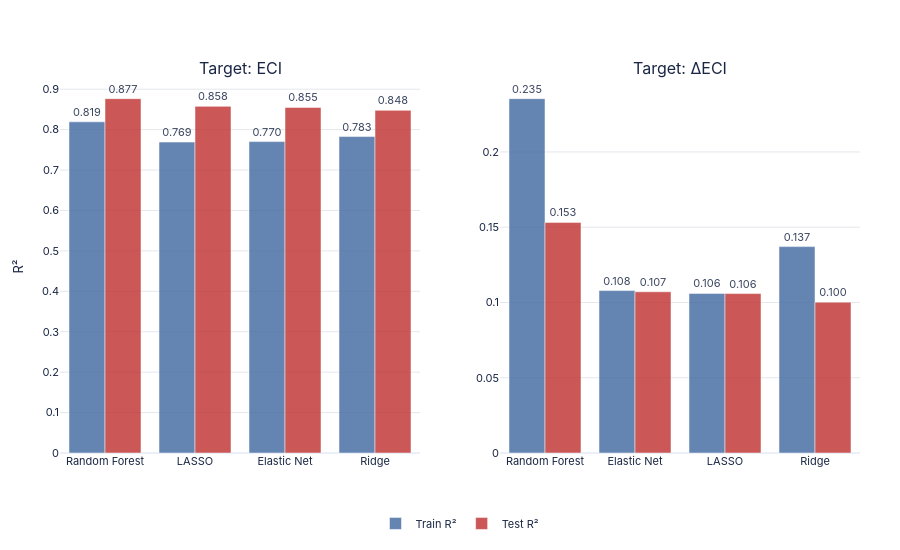

The notebook cell this image was saved under:
### Markdown cell above
## 6. Visualisations — Interactive (Plotly)

Five interactive charts matching the static charts above.

### Code cell
# ── [A] Train vs Test R² ─────────────────────────────────────────────────────
print("[A] OOS R² comparison...")
figA = make_subplots(rows=1, cols=2, subplot_titles=['Target: ECI', 'Target: ΔECI'],
                     horizontal_spacing=0.1)
for col, perf in enumerate([perf_level, perf_delta], 1):
    figA.add_trace(go.Bar(name='Train R²', x=perf['Model'], y=perf['Train R²'],
                          marker_color=PALETTE['blue'], opacity=0.85,
                          text=[f'{v:.3f}' for v in perf['Train R²']], textposition='outside',
                          showlegend=(col==1)), row=1, col=col)
    figA.add_trace(go.Bar(name='Test R²',  x=perf['Model'], y=perf['Test R²'],
                          marker_color=PALETTE['red'],  opacity=0.85,
                          text=[f'{v:.3f}' for v in perf['Test R²']],  textposition='outside',
                          showlegend=(col==1)), row=1, col=col)
    figA.update_yaxes(title_text='R²' if col==1 else '',
                      gridcolor=STYLE['grid_color'], row=1, col=col)
figA.update_layout(**base_layout(barmode='group', height=STYLE['chart_height'],
                                  legend=dict(orientation='h', y=-0.15, x=0.5, xanchor='center',
                                              font=dict(size=STYLE['legend_size'])),
                                  margin=dict(l=60, r=40, t=80, b=80)))
save_chart(figA, os.path.join(OUT, 'OOS_R2_interactive'))


# ── [B] Prediction intervals ──────────────────────────────────────────────────
print("\n[B] Prediction intervals...")
plot_s  = interval_df.sort_values('Actual').reset_index(drop=True)
xlabels = plot_s.apply(lambda r: f"{r['Country Code']} {int(r['Year'])}", axis=1)

figB = go.Figure()
figB.add_trace(go.Scatter(
    x=list(range(len(plot_s))) + list(range(len(plot_s)))[::-1],
    y=plot_s['Q90'].tolist() + plot_s['Q10'].tolist()[::-1],
    fill='toself', fillcolor='rgba(74,111,165,0.2)',
    line=dict(color='rgba(0,0,0,0)'), hoverinfo='skip', name='80% band'))
figB.add_trace(go.Scatter(x=list(range(len(plot_s))), y=plot_s['Q50'],
    mode='lines', line=dict(color=PALETTE['blue'], width=2), name='Median (Q50)'))
for mask, color, sym, lbl in [
    (plot_s['In_Band'],  PALETTE['green'], 'circle',  'In band'),
    (~plot_s['In_Band'], PALETTE['red'],   'diamond', 'Out of band'),
]:
    figB.add_trace(go.Scatter(
        x=plot_s.index[mask].tolist(), y=plot_s.loc[mask, 'Actual'],
        mode='markers', marker=dict(color=color, size=7 if lbl=='In band' else 9, symbol=sym, opacity=0.85),
        name=f'Actual ({lbl})',
        hovertemplate='%{text}<br>Actual: %{y:.3f}<extra></extra>',
        text=xlabels[mask].tolist()))
figB.update_layout(**base_layout(
    xaxis=dict(title='Observations (sorted by actual)', showticklabels=False,
               gridcolor=STYLE['grid_color']),
    yaxis=dict(title='ECI', gridcolor=STYLE['grid_color']),
    annotations=[dict(text=f"Coverage: {coverage:.1%}  |  Avg width: {avg_width:.4f}",
                      xref='paper', yref='paper', x=0.01, y=0.99, showarrow=False,
                      font=dict(size=11, color='#555'),
                      bgcolor='rgba(250,250,250,0.9)', bordercolor='#ddd', borderwidth=1, borderpad=6)],
    legend=dict(font=dict(size=STYLE['legend_size']), bgcolor='rgba(250,250,250,0.9)',
                bordercolor='#e5e7eb', borderwidth=1)))
save_chart(figB, os.path.join(OUT, 'PredictionIntervals_interactive'))


# ── [C] VIF interactive ───────────────────────────────────────────────────────
print("\n[C] VIF chart (interactive)...")
vif_plot = vif_data.copy()
vif_plot['Short'] = vif_plot['Feature'].apply(shorten)
vif_plot = vif_plot.sort_values('VIF', ascending=True).reset_index(drop=True)
colors_vif = [PALETTE['red'] if v > 10 else PALETTE['blue'] for v in vif_plot['VIF']]

figC = go.Figure(go.Bar(
    y=vif_plot['Short'], x=vif_plot['VIF'], orientation='h',
    marker=dict(color=colors_vif, line=dict(color='#1a2744', width=0.5)),
    text=[f'{v:.1f}' for v in vif_plot['VIF']], textposition='outside',
    textfont=dict(size=STYLE['annotation_size'], color=STYLE['title_color']),
))
figC.add_vline(x=10, line=dict(color=PALETTE['red'],    width=2,   dash='dash'),
               annotation_text='VIF = 10', annotation_position='right',
               annotation_font=dict(size=STYLE['annotation_size'], color=PALETTE['red']))
figC.add_vline(x=5,  line=dict(color=PALETTE['orange'], width=1.5, dash='dot'),
               annotation_text='VIF = 5',  annotation_position='right',
               annotation_font=dict(size=STYLE['annotation_size'], color=PALETTE['orange']))
figC.update_layout(**base_layout(height=STYLE['chart_height_tall'], margin=STYLE['margin_bar'],
                                  xaxis=dict(title=dict(text='Variance Inflation Factor',
                                                        font=dict(size=STYLE['axis_title_size'])),
                                             gridcolor=STYLE['grid_color'], gridwidth=STYLE['grid_width'],
                                             range=[0, max(vif_plot['VIF'].max()*1.15, 12)]),
                                  yaxis=dict(tickfont=dict(size=STYLE['tick_size'])),
                                  showlegend=False))
save_chart(figC, os.path.join(OUT, 'VIF_model2_resource_rich_interactive'), width=1100, height=700)


# ── [D] Model Agreement interactive ──────────────────────────────────────────
print("\n[D] Model agreement (interactive)...")
top12_r = top12.iloc[::-1].reset_index(drop=True)
figD = go.Figure()
for _, row in top12_r.iterrows():
    vals = [row['LASSO'], row['Ridge'], row['Elastic Net']]
    figD.add_trace(go.Scatter(x=[min(vals), max(vals)], y=[row['Short'], row['Short']],
                               mode='lines', line=dict(color='#aab0b8', width=3),
                               showlegend=False, hoverinfo='skip'))
for mname, sym, col in [('LASSO','circle',PALETTE['red']),('Ridge','square',PALETTE['blue']),('Elastic Net','triangle-up',PALETTE['green'])]:
    figD.add_trace(go.Scatter(x=top12_r[mname], y=top12_r['Short'], mode='markers',
                               marker=dict(symbol=sym, size=12, color=col, line=dict(color='#1a2744', width=1)),
                               name=mname, hovertemplate='%{y}: %{x:.3f}<extra>' + mname + '</extra>'))
figD.update_layout(**base_layout(height=STYLE['chart_height'], margin=STYLE['margin_bar'],
                                  xaxis=dict(title=dict(text='Normalised Feature Importance',
                                                        font=dict(size=STYLE['axis_title_size'])),
                                             gridcolor=STYLE['grid_color'], gridwidth=STYLE['grid_width'],
                                             range=[-0.02, top12[['LASSO','Ridge','Elastic Net']].max().max()+0.08]),
                                  yaxis=dict(tickfont=dict(size=STYLE['tick_size'])),
                                  legend=dict(font=dict(size=STYLE['legend_size']),
                                              yanchor='bottom', y=0.02, xanchor='right', x=0.98,
                                              bgcolor='rgba(250,250,250,0.95)', bordercolor='#e5e7eb', borderwidth=1)))
save_chart(figD, os.path.join(OUT, 'ModelAgreement_model2_resource_rich_interactive'), width=1100, height=600)


# ── [E] RF importance interactive ─────────────────────────────────────────────
print("\n[E] RF importance (interactive)...")
def lerp_color(t, c_lo=(230,185,128), c_hi=(180,80,40)):
    return f'rgb({int(c_lo[0]+(c_hi[0]-c_lo[0])*t)},{int(c_lo[1]+(c_hi[1]-c_lo[1])*t)},{int(c_lo[2]+(c_hi[2]-c_lo[2])*t)})'

rf_top_r       = rf_top.iloc[::-1].reset_index(drop=True)
norm_vals_r    = (rf_top_r['Importance'] / rf_top_r['Importance'].max()).values
bar_colors_rf  = [lerp_color(v) for v in norm_vals_r]

figE = go.Figure(go.Bar(
    y=[shorten(f) for f in rf_top_r['Feature']], x=rf_top_r['Importance'], orientation='h',
    marker=dict(color=bar_colors_rf, line=dict(color='#1a2744', width=0.5)),
    text=[f'{v:.4f}' for v in rf_top_r['Importance']], textposition='outside',
    textfont=dict(size=STYLE['annotation_size'], color=STYLE['title_color']),
))
figE.update_layout(**base_layout(height=STYLE['chart_height_tall'], margin=STYLE['margin_bar'],
                                  xaxis=dict(title=dict(text='Mean Decrease in Impurity',
                                                        font=dict(size=STYLE['axis_title_size'])),
                                             gridcolor=STYLE['grid_color'], gridwidth=STYLE['grid_width'],
                                             range=[0, rf_top['Importance'].max()*1.22]),
                                  yaxis=dict(tickfont=dict(size=STYLE['tick_size'])),
                                  showlegend=False,
                                  annotations=[dict(text=f"OOB R²={rf.oob_score_:.3f}  |  200 trees  |  max_depth=4",
                                                    xref='paper', yref='paper', x=0.98, y=0.02,
                                                    showarrow=False, font=dict(size=STYLE['annotation_size'], color='#666'),
                                                    bgcolor='rgba(250,250,250,0.95)', bordercolor='#e5e7eb',
                                                    borderwidth=1, borderpad=6)]))
save_chart(figE, os.path.join(OUT, 'RF_model2_resource_rich_interactive'), width=1100, height=700)
print(f"\n✓ All interactive charts saved to {OUT}/")

### Figure 1 — Plotly figure (JSON) as saved in the notebook; plotly's stock layout.template omitted (floating-point values rounded to 4 significant figures)
{"data": [{"marker": {"color": "#4a6fa5"}, "name": "Train R²", "opacity": 0.85, "showlegend": true, "text": ["0.819", "0.769", "0.770", "0.783"], "textposition": "outside", "type": "bar", "x": ["Random Forest", "LASSO", "Elastic Net", "Ridge"], "xaxis": "x", "y": [0.8193, 0.7691, 0.7703, 0.7828], "yaxis": "y"}, {"marker": {"color": "#c23a3a"}, "name": "Test R²", "opacity": 0.85, "showlegend": true, "text": ["0.877", "0.858", "0.855", "0.848"], "textposition": "outside", "type": "bar", "x": ["Random Forest", "LASSO", "Elastic Net", "Ridge"], "xaxis": "x", "y": [0.8766, 0.8575, 0.8549, 0.8477], "yaxis": "y"}, {"marker": {"color": "#4a6fa5"}, "name": "Train R²", "opacity": 0.85, "showlegend": false, "text": ["0.235", "0.108", "0.106", "0.137"], "textposition": "outside", "type": "bar", "x": ["Random Forest", "Elastic Net", "LASSO", "Ridge"], "xaxis": "x2", "y": [0.2354, 0.1079, 0.106, 0.1371], "yaxis": "y2"}, {"marker": {"color": "#c23a3a"}, "name": "Test R²", "opacity": 0.85, "showlegend": false, "text": ["0.153", "0.107", "0.106", "0.100"], "textposition": "outside", "type": "bar", "x": ["Random Forest", "Elastic Net", "LASSO", "Ridge"], "xaxis": "x2", "y": [0.1532, 0.1071, 0.1059, 0.1002], "yaxis": "y2"}], "layout": {"annotations": [{"font": {"size": 16}, "showarrow": false, "text": "Target: ECI", "x": 0.225, "xanchor": "center", "xref": "paper", "y": 1, "yanchor": "bottom", "yref": "paper"}, {"font": {"size": 16}, "showarrow": false, "text": "Target: ΔECI", "x": 0.775, "xanchor": "center", "xref": "paper", "y": 1, "yanchor": "bottom", "yref": "paper"}], "barmode": "group", "font": {"color": "#1a2744", "family": "IBM Plex Sans, -apple-system, BlinkMacSystemFont, sans-serif", "size": 11}, "height": 550, "legend": {"font": {"size": 11}, "orientation": "h", "x": 0.5, "xanchor": "center", "y": -0.15}, "margin": {"b": 80, "l": 60, "r": 40, "t": 80}, "paper_bgcolor": "#FFFFFF", "plot_bgcolor": "#FFFFFF", "xaxis": {"anchor": "y", "domain": [0, 0.45]}, "xaxis2": {"anchor": "y2", "domain": [0.55, 1]}, "yaxis": {"anchor": "x", "domain": [0, 1], "gridcolor": "#e5e7eb", "title": {"text": "R²"}}, "yaxis2": {"anchor": "x2", "domain": [0, 1], "gridcolor": "#e5e7eb", "title": {"text": ""}}}}
